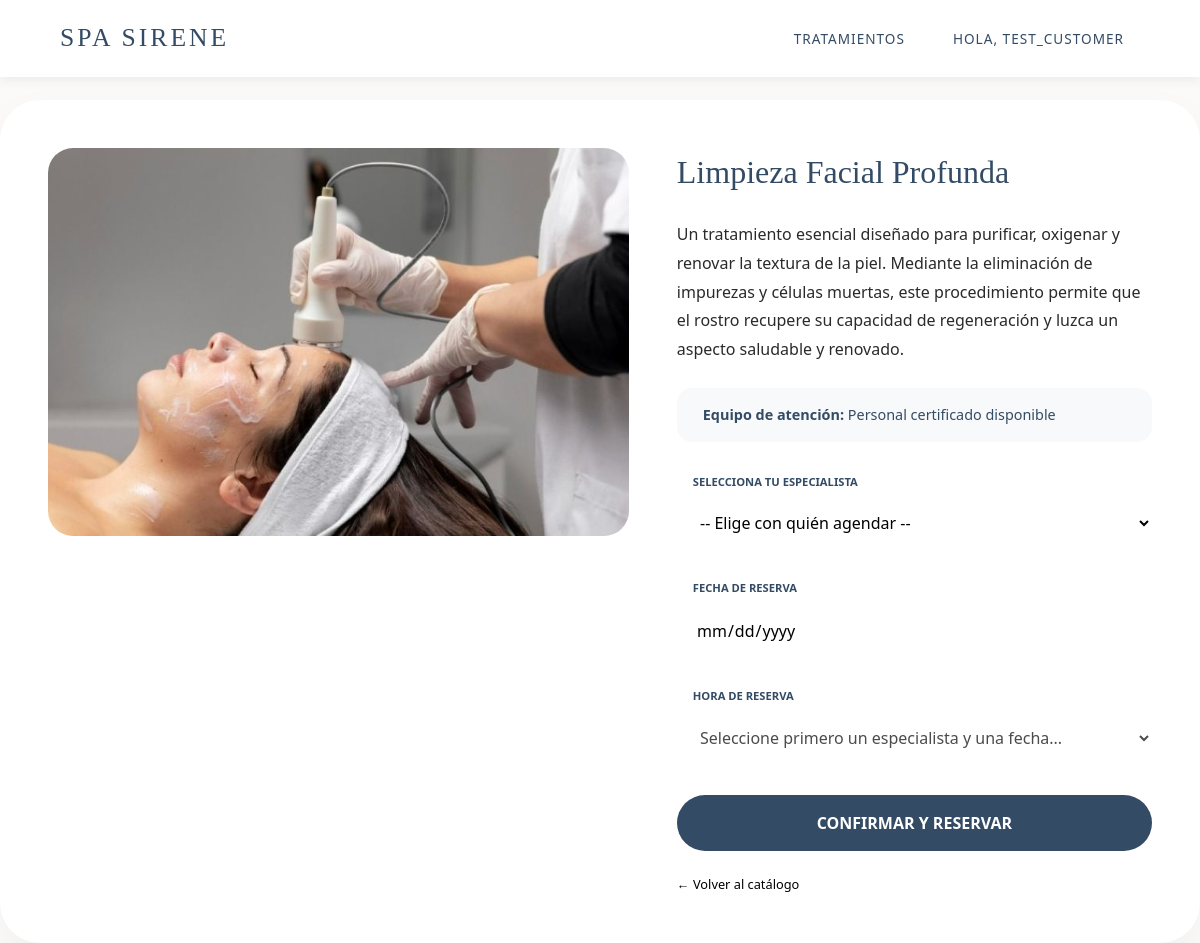
The page /spa/servicio/4/ (signed in) on the database its author committed.
### coffee/models.py (models this page shows, shortened)
class Servicio(models.Model):
    CATEGORY_CHOICES = [
        ('FACIAL', 'Faciales'),
        ('CORPORAL', 'Corporales'),
    ]
    name = models.CharField(max_length=255)
    price = models.FloatField()
    quantify = models.IntegerField()  # Representa la duración en minutos
    image = models.CharField(max_length=2083)
    categoria = models.CharField(max_length=20, choices=CATEGORY_CHOICES, default='FACIAL')
    description = models.TextField(null=True, blank=True)
    specialist = models.CharField(max_length=255, null=True, blank=True)
    specialists = models.ManyToManyField('Specialist', blank=True, related_name='services')

### coffee/views.py (the view, shortened to what this page needs)
# urls.py: path('servicio/<int:pk>/', views.detalle_servicio, name='detalle'),
def detalle_servicio(request, pk):
    servicio = get_object_or_404(Servicio, pk=pk)
    return render(request, 'detalle.html', {'servicio': servicio})

### coffee/context_processors.py (called while the page is built)
def role_flags(request):
    user = getattr(request, 'user', None)
    is_receptionist = False
    is_admin_superior = False
    try:
        if user and user.is_authenticated:
            if user.is_superuser or user.is_staff:
                is_receptionist = user.is_superuser or ('receptionist' in [g.lower() for g in user.groups.values_list('name', flat=True)])
                is_admin_superior = True
            else:
                groups = [g.lower() for g in user.groups.values_list('name', flat=True)]
                is_receptionist = 'receptionist' in groups or 'recepcionista' in groups
                is_admin_superior = 'adminsuperior' in groups or 'admin_superior' in groups
    except Exception:
        pass
    return {'is_receptionist': is_receptionist, 'is_admin_superior': is_admin_superior}

### coffee/templates/detalle.html (shortened to what this page needs)
{% extends 'base.html' %}
{% load static %}
{% block content %}
<div class="detalle-layout">
    <div class="detalle-img">
        <img src="{% static servicio.image %}" alt="{{ servicio.name }}">
    </div>
    <div class="detalle-texto">
        <h1>{{ servicio.name }}</h1>
        <p style="color: #2b2a2a; line-height: 1.8; margin-bottom: 1.5rem;">
            {{ servicio.description|default:"Una inmersión profunda en el bienestar para restaurar tu equilibrio." }}
        </p>
        <div class="specialist-info">
            <span><strong>Equipo de atención:</strong> Personal certificado disponible</span>
        </div>
        {% if user.is_authenticated and not user.is_staff and not is_receptionist %}
        <form method="POST" style="display: flex; flex-direction: column; gap: 0.5rem; margin-top: 1.5rem;">
            <label style="font-size: 0.7rem; font-weight: 700; margin-left: 1rem; color: var(--rain-boots);">SELECCIONA TU ESPECIALISTA</label>
            <select name="specialist" id="id_especialista" class="input-sirene" required>
                <option value="" disabled selected>-- Elige con quién agendar --</option>
            </select>
            <label style="font-size: 0.7rem; font-weight: 700; margin-left: 1rem; color: var(--rain-boots);">FECHA DE RESERVA</label>
            <input type="date" name="date" id="id_fecha_reserva" class="input-sirene" required disabled>
            <label style="font-size: 0.7rem; font-weight: 700; margin-left: 1rem; color: var(--rain-boots);">HORA DE RESERVA</label>
            <select name="time" id="id_hora_reserva" class="input-sirene" required disabled>
                <option value="">Seleccione primero un especialista y una fecha...</option>
            </select>
            <button type="submit" class="btn-reserva">Confirmar y Reservar</button>
        </form>
        {% endif %}
        <a href="{% url 'home' %}" class="back-link">← Volver al catálogo</a>
    </div>
</div>
{% endblock %}

### coffee/templates/base.html (shortened to what this page needs)
<!doctype html>
<html lang="es">
{% load static %}
<head>
    <link rel="stylesheet" href="{% static 'css/styles.css' %}">
    <script src="https://cdn.tailwindcss.com"></script>
</head>
<body>
    <nav class="nav-sirene">
        <a href="{% url 'index' %}" class="brand">SPA SIRENE</a>
        <div class="nav-links">
            <div class="nav-item has-dropdown">
                <a href="{% url 'home' %}" class="nav-link">Tratamientos</a>
            </div>
            {% if user.is_authenticated %}
                <div class="nav-item has-dropdown">
                    <a class="nav-link">Hola, {{ user.first_name|default:user.username }}</a>
                </div>
            {% else %}
                <a href="{% url 'login' %}" class="nav-link">Login</a>
                <a href="{% url 'register' %}" class="nav-button">Registro</a>
            {% endif %}
        </div>
    </nav>
    <main>
        {% block content %}{% endblock %}
    </main>
</body>
</html>

### static/css/styles.css (style rules this page uses)
* { margin: 0; padding: 0; box-sizing: border-box; font-family: 'Segoe UI', sans-serif; }
body { min-height: 100vh; overflow-x: hidden; background-color: #fff; }
h1 { margin-bottom: 25px; color: #1a1a1a; font-weight: 600; }
.back-link { text-decoration:none;color:#0f4c5c;font-size:1.1rem;margin-right:12px }

### coffee/templates/base.html (style rules this page uses)
:root { --rain-boots: #334B64; --blanco: #ffffff; --text-soft: #4b5563; }
* { box-sizing: border-box; margin: 0; padding: 0; }
html, body { margin: 0; padding: 0; width: 100%; min-height: 100vh; background-color: #fcfaf8; font-family: 'Poppins', sans-serif; }
body:not(:has(.full-hero)) { padding-top: 100px; }
.nav-sirene { position: absolute; top: 0; left: 0; width: 100%; background: var(--blanco); padding: 1.2rem 5%; display: flex; justify-content: space-between; align-items: center; box-shadow: 0 2px 12px rgba(0,0,0,0.08); z-index: 1000; }
.brand { font-family: 'Playfair Display', serif; font-size: 1.6rem; letter-spacing: 3px; text-decoration: none; color: var(--rain-boots); text-transform: uppercase; }
.nav-links { display: flex; gap: 1rem; align-items: center; flex-wrap: wrap; }
.nav-link, .nav-button { text-decoration: none; color: var(--rain-boots); font-size: 0.85rem; font-weight: 500; letter-spacing: 1px; text-transform: uppercase; padding: 0.75rem 1rem; border-radius: 999px; }
.nav-item { position: relative; }
.has-dropdown > .nav-link { cursor: pointer; }
main { width: 100%; display: block; }

### coffee/templates/detalle.html (style rules this page uses)
.detalle-layout { display: grid; grid-template-columns: 1.1fr 0.9fr; gap: 3rem; background: var(--blanco); padding: 3rem; border-radius: 40px; box-shadow: 0 15px 40px rgba(0,0,0,0.04); }
.detalle-img img { width: 100%; border-radius: 25px; }
.detalle-texto h1 { font-family: 'Playfair Display', serif; font-size: 2rem; color: var(--rain-boots); margin-bottom: 1.5rem; }
.specialist-info { background: #f8f9fa; padding: 1rem; border-radius: 15px; margin-bottom: 2rem; font-size: 0.9rem; color: var(--rain-boots); display: flex; align-items: center; }
.input-sirene { width: 100%; padding: 0.8rem 1.2rem; border: 1px solid var(--beau-blue); border-radius: 50px; margin-bottom: 1.5rem; outline: none; background-color: white; }
.btn-reserva { width: 100%; background: var(--rain-boots); color: white; border: none; padding: 1rem; font-weight: 600; text-transform: uppercase; border-radius: 50px; cursor: pointer; transition: 0.3s; }
.back-link { display: inline-block; margin-top: 1.5rem; color: var(--pastel-gray); text-decoration: none; font-size: 0.8rem; }

### rows shown on the page
Servicio: image (picture), name "Limpieza Facial Profunda", description "Un tratamiento esencial diseñado para purificar, oxigenar y renovar la textura de la piel. Mediante la eliminación de impurezas y células muertas, este procedimiento permite que el rostro recupere su capacidad de regeneración y luzca un aspecto saludable y renovado."

### other values the page prints
{{ user.first_name|default:user.username }} "TEST_CUSTOMER"
